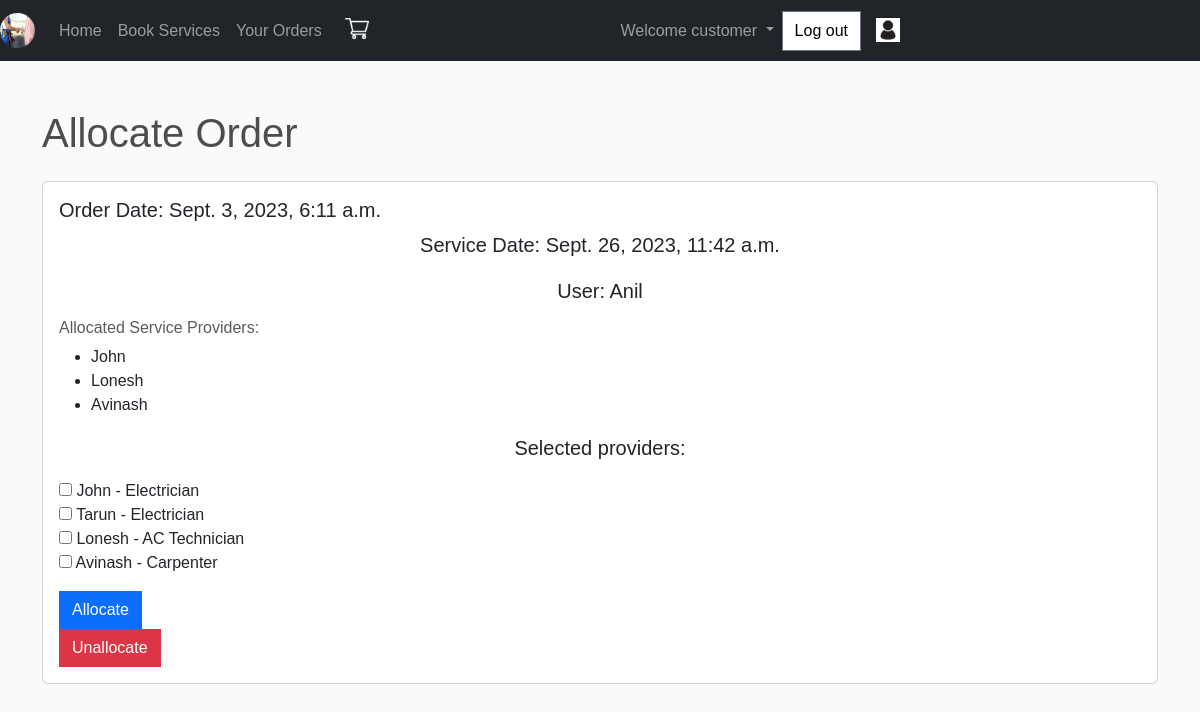
The page /allocate_order/21/ (signed in) on the database its author committed.
### SMSApp/models.py (models this page shows)
class Order(models.Model):
    STATUS_CHOICES = [
        ('Pending', 'Pending'),
        ('Completed','Completed'),
        ('Cancelled', 'Cancelled'),
    ]
    user = models.ForeignKey(get_user_model(), on_delete=models.CASCADE)
    address = models.ForeignKey(Address, on_delete=models.CASCADE)
    order_date = models.DateTimeField(auto_now_add=True)
    delivery_date = models.DateTimeField()
    products = models.ManyToManyField(Product)
    status = models.CharField(max_length=20, choices=STATUS_CHOICES, default='Pending')
    total_amount = models.DecimalField(max_digits=10, decimal_places=2, default=0.00)

class User(AbstractUser):
    c=[
        ('customer','customer'),
        ('Service provider','Service provider'),
    ]
    mble = models.CharField(max_length=10,null=True,blank=True)
    role_type=models.CharField(choices=c,default='customer',max_length=30)

class AllocatedOrder(models.Model):
    service_provider=models.ForeignKey(Service,on_delete=models.CASCADE)
    order = models.ForeignKey(Order,on_delete=models.CASCADE)

class Service(models.Model):
    c=[
        ('Electrician','Electrician'),
        ('AC Technician','AC Technician'),
        ('Carpenter','Carpenter'),
        ('None','None'),
    ]
    user=models.ForeignKey(User,on_delete=models.CASCADE)
    experience = models.PositiveIntegerField(default=0)
    field_type = models.CharField(choices=c,default='None',max_length=30)
    form = models.ImageField(blank=True)
    is_approved = models.BooleanField(default=False)
    def __str__(self):
        return f"{self.user.username} - {self.field_type}"

### SMSApp/views.py (the view)
# urls.py: path('allocate_order/<int:order_id>/', views.allocate_order, name="allocate_order"),
def allocate_order(request, order_id):
    order = get_object_or_404(Order, pk=order_id)
    approved_service_providers = Service.objects.filter(is_approved=True)
    if request.method == "POST":
        form = AllocationForm(request.POST)
        if form.is_valid():
            selected_provider_ids = form.cleaned_data['selected_providers']
            for selected_provider_id in selected_provider_ids:
                try:
                    selected_provider = get_object_or_404(Service, pk=selected_provider_id.id)
                except ObjectDoesNotExist:
                    messages.error(request, 'Invalid service provider selected.')
                    return redirect('service_requests')
                allocated_order, created = AllocatedOrder.objects.get_or_create(
                    order=order,
                    service_provider=selected_provider,
                )
                if not created:
                    allocated_order.service_provider = selected_provider
                    allocated_order.save()
                subject = 'Your Service Request Allocation Notification'
                message = f'Your service request has been allocated to {selected_provider.user.username}'
                from_email = 'your_email@example.com'  # Update with your email
                recipient_list = [order.user.email]  # The customer's email
                context = {'user': order.user, 'service_provider': selected_provider, 'order': order}
                html_message = render_to_string('html/allocation_email.html', context)
                send_mail(subject, message, from_email, recipient_list, fail_silently=False, html_message=html_message)
            allocated_providers = AllocatedOrder.objects.filter(order=order).select_related('service_provider')
            return render(request, 'html/allocate_order.html', {
                'order': order,
                'approved_service_providers': approved_service_providers,
                'form': form,
                'allocated_providers': allocated_providers,
            })
    else:
        form = AllocationForm()
    allocated_providers = AllocatedOrder.objects.filter(order=order).select_related('service_provider')
    return render(request, 'html/allocate_order.html', {
        'order': order,
        'approved_service_providers': approved_service_providers,
        'form': form,
        'allocated_providers': allocated_providers,
    })

### SMSApp/forms.py
class AllocationForm(forms.Form):
    selected_providers = forms.ModelMultipleChoiceField(
        queryset=Service.objects.filter(is_approved=True),
        widget=forms.CheckboxSelectMultiple,
    )

### templates/html/allocate_order.html (shortened to what this page needs)
{% extends 'html/base.html' %}
{% load static %}
{% block content %}
<div class="container mt-5">
    <h1>Allocate Order</h1>
    <div class="card mt-4">
        <div class="card-body">
            <h5 class="card-title">Order Date: {{ order.order_date }}</h5>
            <p class="card-text">Service Date: {{ order.delivery_date }}</p>
            <p class="card-text">User: {{ order.user.username }}</p>
            <h6 class="card-subtitle mb-2 text-muted">Allocated Service Providers:</h6>
            <ul>
                {% for allocated_provider in order.allocatedorder_set.all %}
                    <li>{{ allocated_provider.service_provider.user.username }}</li>
                {% endfor %}
            </ul>
            <form method="post">
                {{ form.as_p }}
                <button type="submit" class="btn btn-primary">Allocate</button>
            </form>
            <form method="post" action="{% url 'unallocate_order' order.id %}">
                <button type="submit" class="btn btn-danger">Unallocate</button>
            </form>
        </div>
    </div>
</div>
{% endblock%}

### templates/html/base.html (style rules this page uses)
* { margin: 0; padding: 0; font-family: sans-serif; scroll-behavior: smooth; }
.card-body p { font-size: 20px; text-align: center; }
body { background-color: hsl(0, 0%, 98%); }
h1,h2,h3,h4,h5,h6 { color:hsl(0, 0%, 30%); }
.btn { border-radius: 0; }

### rows shown on the page
Order: order_date "Sept. 3, 2023, 6:11 a.m.", delivery_date "Sept. 26, 2023, 11:42 a.m.", user.username "Anil"
AllocatedOrder: service_provider.user.username "John"
AllocatedOrder: service_provider.user.username "Lonesh"
AllocatedOrder: service_provider.user.username "Avinash"
